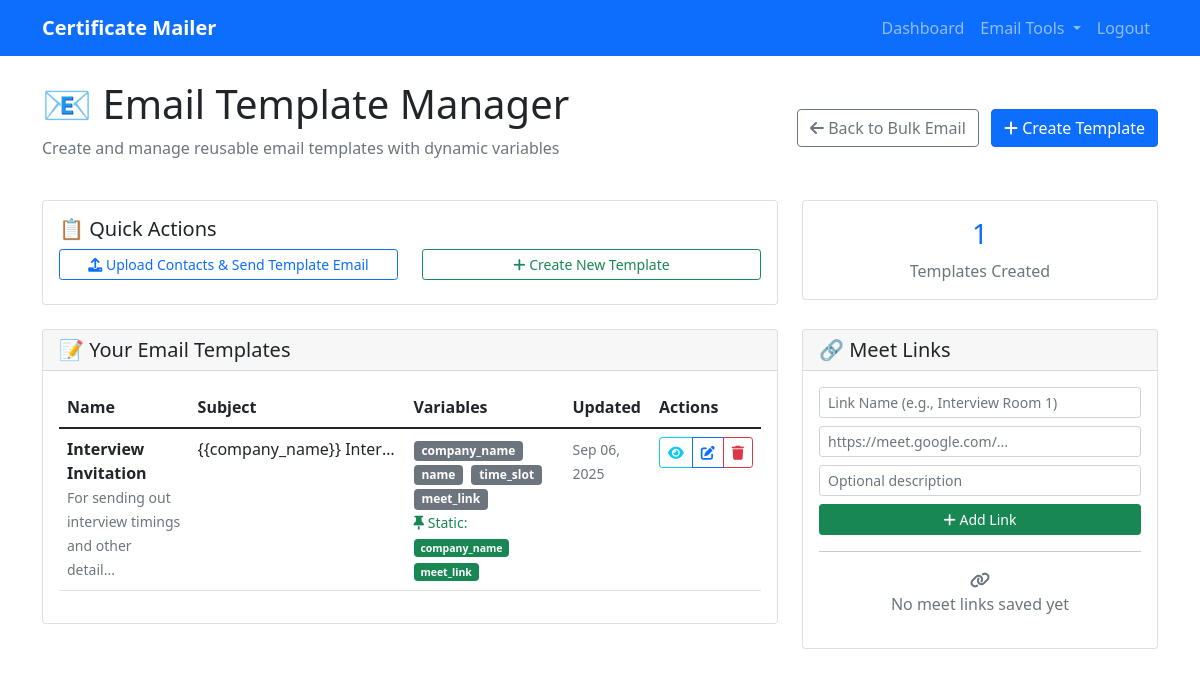
The app's page /bulk-email/templates (signed in) with its own data.
### models.py (models this page shows)
class EmailTemplate(db.Model):
    id = db.Column(db.Integer, primary_key=True)
    name = db.Column(db.String(100), nullable=False)  # Template name (e.g., "Interview Invitation")
    subject = db.Column(db.String(255), nullable=False)  # Email subject with variables
    body = db.Column(db.Text, nullable=False)  # Email body with Jinja2-like variables
    description = db.Column(db.Text)  # Description of when to use this template
    user_id = db.Column(db.Integer, db.ForeignKey('user.id'), nullable=False)
    created_at = db.Column(db.DateTime, default=datetime.utcnow)
    updated_at = db.Column(db.DateTime, default=datetime.utcnow, onupdate=datetime.utcnow)
    template_variables = db.Column(db.Text)  # JSON: ["name", "meet_link", "time_slot", "custom_field"]
    static_variables = db.Column(db.Text)  # JSON: {"company_name": "TechCorp Inc.", "meet_link": "https://meet.google.com/xyz"}
    user = db.relationship('User', backref='email_templates')

### blueprints/bulk_email/routes.py (the view)
@bulk_email_bp.route('/bulk-email/templates')
@login_required
def template_dashboard(current_user):
    templates = get_user_templates(current_user.id)
    meet_links = get_user_meet_links(current_user.id)
    return render_template('bulk_email/templates/dashboard.html',
                          templates=templates,
                          meet_links=meet_links,
                          user=current_user)

### blueprints/bulk_email/template_utils.py (called while the page is built, shortened)
def get_user_templates(user_id):
    templates = EmailTemplate.query.filter_by(user_id=user_id).order_by(EmailTemplate.updated_at.desc()).all()
    template_list = []
    for template in templates:
        variables = json.loads(template.template_variables) if template.template_variables else []
        static_variables = json.loads(template.static_variables) if template.static_variables else {}
        template_list.append({
            'id': template.id,
            'name': template.name,
            'subject': template.subject,
            'body': template.body,
            'description': template.description,
            'variables': variables,
            'static_variables': static_variables,
            'created_at': template.created_at,
            'updated_at': template.updated_at
        })
    return template_list

def get_user_meet_links(user_id):
    links = MeetLink.query.filter_by(user_id=user_id, is_active=True).order_by(MeetLink.created_at.desc()).all()
    link_list = []
    return link_list

### templates/bulk_email/templates/dashboard.html (shortened to what this page needs)
{% extends "base.html" %}
{% block content %}
<div class="row">
    <div class="col-12">
        <div class="d-flex justify-content-between align-items-center mb-4">
            <div>
                <h1>📧 Email Template Manager</h1>
                <p class="text-muted">Create and manage reusable email templates with dynamic variables</p>
            </div>
            <div>
                <a href="{{ url_for('bulk_email.dashboard') }}" class="btn btn-outline-secondary me-2">
                    <i class="fas fa-arrow-left"></i> Back to Bulk Email
                </a>
                <a href="{{ url_for('bulk_email.create_template') }}" class="btn btn-primary">
                    <i class="fas fa-plus"></i> Create Template
                </a>
            </div>
        </div>
        <div class="row mb-4">
            <div class="col-md-8">
                <div class="card">
                    <div class="card-body">
                        <h5 class="card-title">📋 Quick Actions</h5>
                        <div class="row">
                            <div class="col-md-6">
                                <a href="{{ url_for('bulk_email.upload_contacts') }}" class="btn btn-outline-primary btn-sm w-100 mb-2">
                                    <i class="fas fa-upload"></i> Upload Contacts & Send Template Email
                                </a>
                            </div>
                            <div class="col-md-6">
                                <a href="{{ url_for('bulk_email.create_template') }}" class="btn btn-outline-success btn-sm w-100 mb-2">
                                    <i class="fas fa-plus"></i> Create New Template
                                </a>
                            </div>
                        </div>
                    </div>
                </div>
            </div>
            <div class="col-md-4">
                <div class="card">
                    <div class="card-body text-center">
                        <h3 class="text-primary">{{ templates|length }}</h3>
                        <p class="text-muted mb-0">Templates Created</p>
                    </div>
                </div>
            </div>
        </div>
        <div class="row">
            <div class="col-md-8">
                <div class="card">
                    <div class="card-header">
                        <h5 class="mb-0">📝 Your Email Templates</h5>
                    </div>
                    <div class="card-body">
                        {% if templates %}
                            <div class="table-responsive">
                                <table class="table table-hover">
                                    <thead>
                                        <tr>
                                            <th>Name</th>
                                            <th>Subject</th>
                                            <th>Variables</th>
                                            <th>Updated</th>
                                            <th>Actions</th>
                                        </tr>
                                    </thead>
                                    <tbody>
                                        {% for template in templates %}
                                        <tr>
                                            <td>
                                                <strong>{{ template.name }}</strong>
                                                {% if template.description %}
                                                <br><small class="text-muted">{{ template.description[:50] }}{% if template.description|length > 50 %}...{% endif %}</small>
                                                {% endif %}
                                            </td>
                                            <td>
                                                <span class="text-truncate d-inline-block" style="max-width: 200px;" title="{{ template.subject }}">
                                                    {{ template.subject }}
                                                </span>
                                            </td>
                                            <td>
                                                {% for var in template.variables %}
                                                <span class="badge bg-secondary me-1">{{var}}</span>
                                                {% endfor %}
                                                {% if template.static_variables %}
                                                <br><small class="text-success mt-1">
                                                    <i class="fas fa-thumbtack"></i> Static:
                                                    {% for key, value in template.static_variables.items() %}
                                                    <span class="badge bg-success me-1">{{key}}</span>
                                                    {% endfor %}
                                                </small>
                                                {% endif %}
                                            </td>
                                            <td>
                                                <small class="text-muted">
                                                    {{ template.updated_at.strftime('%b %d, %Y') }}
                                                </small>
                                            </td>
                                            <td>
                                                <div class="btn-group btn-group-sm">
                                                    <button class="btn btn-outline-info preview-template-btn"
                                                            data-template-id="{{ template.id }}">
                                                        <i class="fas fa-eye"></i>
                                                    </button>
                                                    <a href="{{ url_for('bulk_email.edit_template', template_id=template.id) }}" class="btn btn-outline-primary">
                                                        <i class="fas fa-edit"></i>
                                                    </a>
                                                    <button class="btn btn-outline-danger delete-template-btn"
                                                            data-template-id="{{ template.id }}"
                                                            data-template-name="{{ template.name }}">
                                                        <i class="fas fa-trash"></i>
                                                    </button>
                                                </div>
                                            </td>
                                        </tr>
                                        {% endfor %}
                                    </tbody>
                                </table>
                            </div>
                        {% endif %}
                    </div>
                </div>
            </div>
            <div class="col-md-4">
                <div class="card">
                    <div class="card-header">
                        <h5 class="mb-0">🔗 Meet Links</h5>
                    </div>
                    <div class="card-body">
                        <form method="POST" action="{{ url_for('bulk_email.create_meet_link') }}" class="mb-3">
                            <div class="mb-2">
                                <input type="text" class="form-control form-control-sm" name="name"
                                       placeholder="Link Name (e.g., Interview Room 1)" required>
                            </div>
                            <div class="mb-2">
                                <input type="url" class="form-control form-control-sm" name="url"
                                       placeholder="https://meet.google.com/..." required>
                            </div>
                            <div class="mb-2">
                                <input type="text" class="form-control form-control-sm" name="description"
                                       placeholder="Optional description">
                            </div>
                            <button type="submit" class="btn btn-success btn-sm w-100">
                                <i class="fas fa-plus"></i> Add Link
                            </button>
                        </form>
                        <hr>
                        {% if meet_links %}
                            <div class="list-group">
                                {% for link in meet_links %}
                                <div class="list-group-item">
                                    <div class="d-flex justify-content-between align-items-start">
                                        <div class="flex-grow-1">
                                            <strong>{{ link.name }}</strong>
                                            <br>
                                            <small class="text-muted text-truncate d-block" style="max-width: 200px;">
                                                {{ link.url }}
                                            </small>
                                            {% if link.description %}
                                            <small class="text-info">{{ link.description }}</small>
                                            {% endif %}
                                        </div>
                                        <div class="btn-group btn-group-sm">
                                            <button class="btn btn-outline-primary btn-sm" onclick="copyToClipboard('{{ link.url }}')">
                                                <i class="fas fa-copy"></i>
                                            </button>
                                            <a href="{{ link.url }}" target="_blank" class="btn btn-outline-success btn-sm">
                                                <i class="fas fa-external-link-alt"></i>
                                            </a>
                                        </div>
                                    </div>
                                </div>
                                {% endfor %}
                            </div>
                        {% else %}
                            <p class="text-muted text-center">
                                <i class="fas fa-link"></i><br>
                                No meet links saved yet
                            </p>
                        {% endif %}
                    </div>
                </div>
            </div>
        </div>
    </div>
</div>
{% endblock %}

### records on screen
EmailTemplate: name "Interview Invitation", description "For sending out interview timings and other detail", subject "{{company_name}} Inter…", variables "company_name" "name" "time_slot" "meet_link", static_variables "company_name" "meet_link", updated_at "Sep 06, 2025"

### other values on screen
{{ templates|length }} "1"
